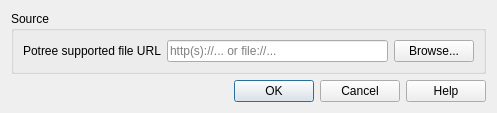
<?xml version="1.0" encoding="UTF-8"?>
<ui version="4.0">
 <class>AddPointCloudLayerDialog</class>
 <widget class="QDialog" name="AddPointCloudLayerDialog">
  <property name="geometry">
   <rect>
    <x>0</x>
    <y>0</y>
    <width>497</width>
    <height>102</height>
   </rect>
  </property>
  <property name="windowTitle">
   <string>Add Point Cloud Layer</string>
  </property>
  <layout class="QVBoxLayout" name="verticalLayout">
   <item>
    <widget class="QGroupBox" name="groupBox">
     <property name="title">
      <string>Source</string>
     </property>
     <layout class="QHBoxLayout" name="horizontalLayout_2">
      <item>
       <widget class="QLabel" name="label">
        <property name="text">
         <string>Potree supported file URL</string>
        </property>
        <property name="wordWrap">
         <bool>true</bool>
        </property>
       </widget>
      </item>
      <item>
       <widget class="QLineEdit" name="lineEdit_Source">
        <property name="placeholderText">
         <string>http(s)://... or file://...</string>
        </property>
       </widget>
      </item>
      <item>
       <widget class="QPushButton" name="pushButton_Browse">
        <property name="text">
         <string>Browse...</string>
        </property>
       </widget>
      </item>
     </layout>
    </widget>
   </item>
   <item>
    <widget class="QDialogButtonBox" name="buttonBox">
     <property name="standardButtons">
      <set>QDialogButtonBox::Cancel|QDialogButtonBox::Help|QDialogButtonBox::Ok</set>
     </property>
    </widget>
   </item>
  </layout>
 </widget>
 <resources/>
 <connections>
  <connection>
   <sender>buttonBox</sender>
   <signal>accepted()</signal>
   <receiver>AddPointCloudLayerDialog</receiver>
   <slot>accept()</slot>
   <hints>
    <hint type="sourcelabel">
     <x>248</x>
     <y>82</y>
    </hint>
    <hint type="destinationlabel">
     <x>248</x>
     <y>51</y>
    </hint>
   </hints>
  </connection>
  <connection>
   <sender>buttonBox</sender>
   <signal>rejected()</signal>
   <receiver>AddPointCloudLayerDialog</receiver>
   <slot>reject()</slot>
   <hints>
    <hint type="sourcelabel">
     <x>248</x>
     <y>82</y>
    </hint>
    <hint type="destinationlabel">
     <x>248</x>
     <y>51</y>
    </hint>
   </hints>
  </connection>
 </connections>
</ui>
